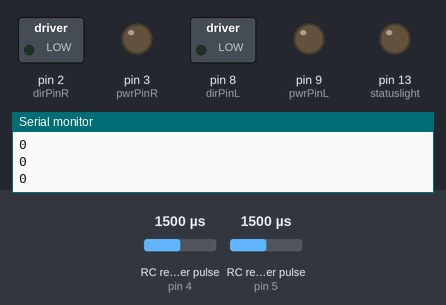
Recording of a sketch running on a simulated Arduino Uno, built with avr-gcc and run on an emulated ATmega328P. Shown: switched loads named in the sketch (green lamp = pin HIGH), output pins drawn as LEDs (lit = HIGH), the last lines printed to the serial monitor. Wiring (inferred from the names in the program): 2 × RC receiver channel: data pin 4 / data pin 5. The inputs (shaded band) are chosen by the test bench; at power-on: RC receiver pulse (sensors on pin 4, pin 5) 1500 µs.

Above: at 2.9 s.
3.0 s: RC receiver pulse (sensor on pin 4) set to 1020 µs
At 4.2 s:
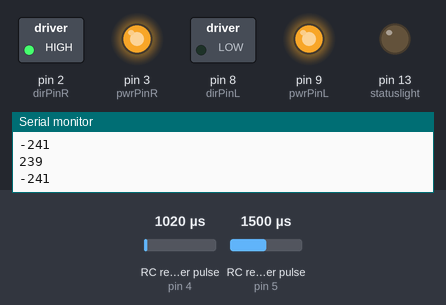
4.5 s: RC receiver pulse (sensor on pin 5) set to 1020 µs
At 5.5 s:
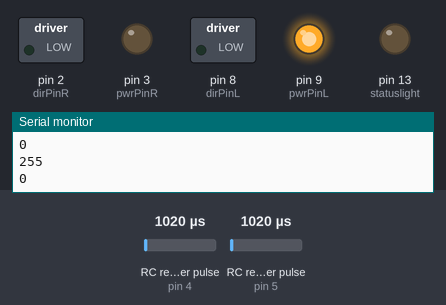
6.0 s: RC receiver pulse (sensor on pin 4) set to 1250 µs
At 6.6 s:
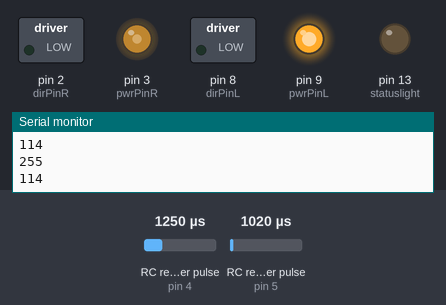
7.5 s: RC receiver pulse (sensor on pin 5) set to 1500 µs
At 7.8 s:
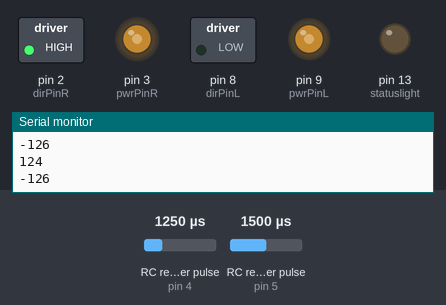
9.0 s: RC receiver pulse (sensor on pin 5) set to 1750 µs
At 10.2 s:
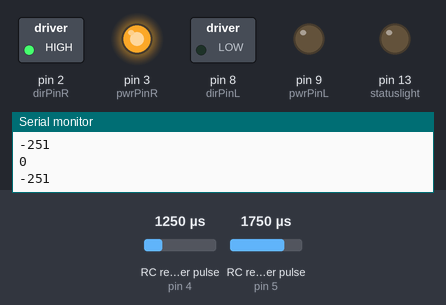
10.5 s: RC receiver pulse (sensor on pin 4) set to 1980 µs
At 11.3 s:
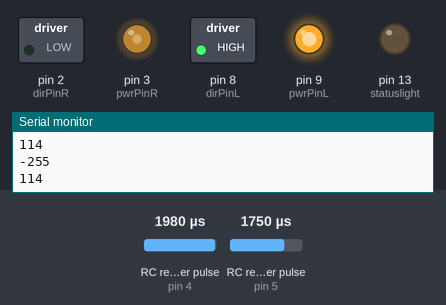
Timing chart, 0 to 13.0 s (numbered marks = the images above; inputs shaded):
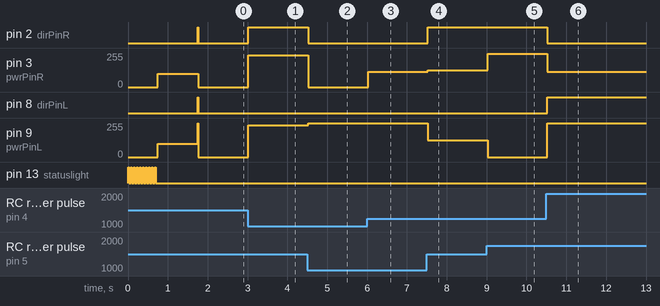

The sketch:

TrackBot.ino
```cpp
#define dirPinL 8
#define dirPinR 2
#define pwrPinL 9
#define pwrPinR 3
#define ch1pin 4
#define ch2pin 5
#define statuslight 13

unsigned long ch1;
unsigned long ch2;

int power;
int steer;

void setup() {
  //increase PWM frequency!
  TCCR1B = 0x01;
  pinMode(dirPinL, OUTPUT);
  pinMode(dirPinR, OUTPUT);
  analogWrite(pwrPinL, 0);
  analogWrite(pwrPinR, 0);
  pinMode(ch1pin, INPUT_PULLUP);
  pinMode(ch2pin, INPUT_PULLUP);
  pinMode(statuslight, OUTPUT);
  for(int i = 0; i < 10; i++){
    digitalWrite(statuslight, HIGH);
    delay(25);
    digitalWrite(statuslight,LOW);
    delay(50);
  }
  Serial.begin(115200);
  setMotor(100, 0);
  setMotor(100, 1);
  delay(1000);
  setMotor(-100, 0);
  setMotor(-100, 1);
}

void loop() {
  getTxValues(&ch1, &ch2);
  power = (1500-ch2)/2;
  steer = (((ch1-1500)/2));
  setMotor((int)(power-steer),0);
  setMotor((int)(power+steer),1);
}

void setMotor(int power, char motor) {
  if(power > 255) {
    power = 255;
  } else if(power < -255){
    power = -255;
  } else if(abs(power) < 15) {
    power = 0;
  }

  Serial.println(power);
  if(motor == 0){
    if(power > 0) {
      digitalWrite(dirPinL, LOW);
      analogWrite(pwrPinL, power);
    } else if(power < 0) {
      digitalWrite(dirPinL, HIGH);
      analogWrite(pwrPinL, 255-power);
    } else {
      digitalWrite(dirPinL, LOW);
      analogWrite(pwrPinL, 0);
    }
  } else if(motor == 1){
    if(power > 0) {
      digitalWrite(dirPinR, LOW);
      analogWrite(pwrPinR, power);
    } else if(power < 0) {
      digitalWrite(dirPinR, HIGH);
      analogWrite(pwrPinR, 255-power);
    } else {
      digitalWrite(dirPinR, LOW);
      analogWrite(pwrPinR, 0);
    }
  }

}

void getTxValues(unsigned long* ch1, unsigned long* ch2){
    *ch1 = pulseIn(ch1pin, HIGH);
    *ch2 = pulseIn(ch2pin, HIGH);
}
```

Measured:
- after the input at 3.0 s, pin 2 (dirPinR): LOW → HIGH at once; pin 3 (pwrPinR): 0/255 → 240/255 at once; pin 9 (pwrPinL): 0/255 → 239/255 at once
- after the input at 4.5 s, pin 2 (dirPinR): HIGH → LOW at once; pin 3 (pwrPinR): 240/255 → 0/255 at once; pin 9 (pwrPinL): 239/255 → 255/255 at once
- after the input at 6.0 s, pin 3 (pwrPinR): 0/255 → 114/255 at once
- after the input at 7.5 s, pin 2 (dirPinR): LOW → HIGH at once; pin 3 (pwrPinR): 114/255 → 125/255 at once; pin 9 (pwrPinL): 255/255 → 124/255 at once
- after the input at 9.0 s, pin 3 (pwrPinR): 125/255 → 250/255 at once; pin 9 (pwrPinL): 124/255 → 0/255 at once
- after the input at 10.5 s, pin 2 (dirPinR): HIGH → LOW at once; pin 3 (pwrPinR): 250/255 → 114/255 at once; pin 8 (dirPinL): LOW → HIGH at once; pin 9 (pwrPinL): 0/255 → 255/255 at once
